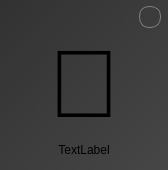
<?xml version="1.0" encoding="UTF-8"?>
<ui version="4.0">
 <class>file_card</class>
 <widget class="QFrame" name="file_card">
  <property name="geometry">
   <rect>
    <x>0</x>
    <y>0</y>
    <width>168</width>
    <height>170</height>
   </rect>
  </property>
  <property name="sizePolicy">
   <sizepolicy hsizetype="Fixed" vsizetype="Fixed">
    <horstretch>0</horstretch>
    <verstretch>0</verstretch>
   </sizepolicy>
  </property>
  <property name="minimumSize">
   <size>
    <width>150</width>
    <height>170</height>
   </size>
  </property>
  <property name="maximumSize">
   <size>
    <width>168</width>
    <height>170</height>
   </size>
  </property>
  <property name="baseSize">
   <size>
    <width>150</width>
    <height>170</height>
   </size>
  </property>
  <property name="windowTitle">
   <string>Frame</string>
  </property>
  <property name="styleSheet">
   <string notr="true">QFrame {
	background-color: qlineargradient(spread:pad, x1:0, y1:0, x2:1, y2:1, stop:0 rgba(50, 50, 50, 255), stop:1 rgba(70, 70, 70, 255));
	border-radius:10px;
}

QFrame:hover {
	background-color: rgba(155, 255, 252, 30);
}</string>
  </property>
  <layout class="QVBoxLayout" name="verticalLayout">
   <property name="spacing">
    <number>5</number>
   </property>
   <property name="leftMargin">
    <number>5</number>
   </property>
   <property name="topMargin">
    <number>5</number>
   </property>
   <property name="rightMargin">
    <number>5</number>
   </property>
   <property name="bottomMargin">
    <number>5</number>
   </property>
   <item alignment="Qt::AlignmentFlag::AlignRight">
    <widget class="QCheckBox" name="select_file">
     <property name="minimumSize">
      <size>
       <width>24</width>
       <height>24</height>
      </size>
     </property>
     <property name="maximumSize">
      <size>
       <width>24</width>
       <height>24</height>
      </size>
     </property>
     <property name="baseSize">
      <size>
       <width>24</width>
       <height>24</height>
      </size>
     </property>
     <property name="font">
      <font>
       <pointsize>10</pointsize>
       <bold>true</bold>
      </font>
     </property>
     <property name="styleSheet">
      <string notr="true">QCheckBox {
    background: transparent;
	color: white;
	border:none;
}

QCheckBox:indicator {
    width: 20px;
    height: 20px;
}

QCheckBox::indicator:unchecked {
    border: 1px solid gray;
	border-radius: 10px;
}

QCheckBox::indicator:checked {
    background-color: rgb(104, 186, 123);
	border: 1px solid gray;
	border-radius: 10px;
}</string>
     </property>
     <property name="text">
      <string/>
     </property>
    </widget>
   </item>
   <item alignment="Qt::AlignmentFlag::AlignHCenter|Qt::AlignmentFlag::AlignVCenter">
    <widget class="QLabel" name="file_icon">
     <property name="sizePolicy">
      <sizepolicy hsizetype="Fixed" vsizetype="Fixed">
       <horstretch>0</horstretch>
       <verstretch>0</verstretch>
      </sizepolicy>
     </property>
     <property name="minimumSize">
      <size>
       <width>100</width>
       <height>100</height>
      </size>
     </property>
     <property name="maximumSize">
      <size>
       <width>100</width>
       <height>100</height>
      </size>
     </property>
     <property name="baseSize">
      <size>
       <width>100</width>
       <height>100</height>
      </size>
     </property>
     <property name="font">
      <font>
       <pointsize>72</pointsize>
       <kerning>true</kerning>
      </font>
     </property>
     <property name="styleSheet">
      <string notr="true">background:transparent;
margin-top:-18px;</string>
     </property>
     <property name="text">
      <string>📑</string>
     </property>
     <property name="scaledContents">
      <bool>false</bool>
     </property>
     <property name="alignment">
      <set>Qt::AlignmentFlag::AlignCenter</set>
     </property>
    </widget>
   </item>
   <item alignment="Qt::AlignmentFlag::AlignHCenter">
    <widget class="QLabel" name="file_name">
     <property name="sizePolicy">
      <sizepolicy hsizetype="Fixed" vsizetype="Fixed">
       <horstretch>0</horstretch>
       <verstretch>0</verstretch>
      </sizepolicy>
     </property>
     <property name="minimumSize">
      <size>
       <width>150</width>
       <height>30</height>
      </size>
     </property>
     <property name="maximumSize">
      <size>
       <width>150</width>
       <height>30</height>
      </size>
     </property>
     <property name="baseSize">
      <size>
       <width>150</width>
       <height>30</height>
      </size>
     </property>
     <property name="styleSheet">
      <string notr="true">background:transparent;</string>
     </property>
     <property name="text">
      <string>TextLabel</string>
     </property>
     <property name="alignment">
      <set>Qt::AlignmentFlag::AlignCenter</set>
     </property>
    </widget>
   </item>
  </layout>
 </widget>
 <resources/>
 <connections/>
</ui>
